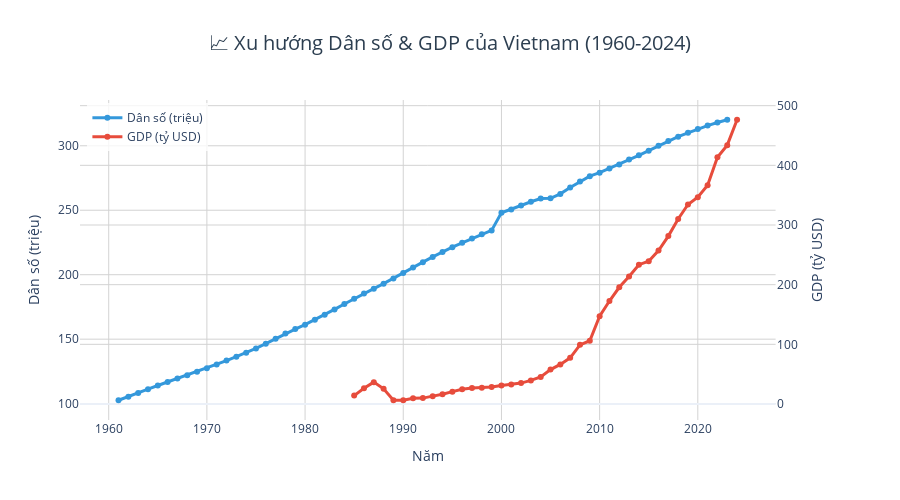

Notebook source saved alongside this figure:
### Markdown cell above
---

## 📈 A. LINE & AREA CHARTS - Xu hướng theo thời gian

### 🟢 A1. Line Chart - GDP & Population Trends

### Code cell
# Prepare data
if datasets['population'] is not None and datasets['economic'] is not None:
    # Helper to pick a sensible column from candidates or fallback to first numeric column
    def pick_column(df, candidates, exclude_year=True):
        cols = df.columns.tolist()
        for c in candidates:
            if c in cols:
                return c
        # fallback: first numeric column (excluding Year if requested)
        numeric = df.select_dtypes(include=['number']).columns.tolist()
        if exclude_year and 'Year' in numeric:
            numeric = [c for c in numeric if c != 'Year']
        return numeric[0] if len(numeric) > 0 else None

    # Population column candidates (common variants)
    pop_candidates = ['Total_Population_Millions', 'Population_Millions', 'Total_Pop_Millions', 'Population', 'Total_population', 'Total Population', 'Population_Total']
    pop_col = pick_column(datasets['population'], pop_candidates)
    if pop_col is None:
        raise KeyError(f'No suitable population column found. Available: {list(datasets[population].columns)}')
    pop_data = datasets['population'][['Year', pop_col]].dropna().copy()
    # Normalize/populate a consistent column name for downstream code
    pop_data = pop_data.rename(columns={pop_col: 'Total_Population_Millions'})
    # If values are large (e.g., raw people), convert to millions
    if pop_data['Total_Population_Millions'].abs().max() > 100000:
        pop_data['Total_Population_Millions'] = pop_data['Total_Population_Millions'] / 1e6
        print('  • Converted population values to millions (divided by 1e6).')

    # GDP column candidates
    gdp_candidates = ['GDP_Billion_USD', 'GDP_Billion', 'GDP_USD_Billion', 'GDP_USD', 'GDP']
    gdp_col = pick_column(datasets['economic'], gdp_candidates)
    if gdp_col is None:
        raise KeyError(f'No suitable GDP column found. Available: {list(datasets[economic].columns)}')
    gdp_data = datasets['economic'][['Year', gdp_col]].dropna().copy()
    gdp_data = gdp_data.rename(columns={gdp_col: 'GDP_Billion_USD'})
    # If GDP values look like raw USD (very large), convert to billions
    if gdp_data['GDP_Billion_USD'].abs().max() > 1e6:
        gdp_data['GDP_Billion_USD'] = gdp_data['GDP_Billion_USD'] / 1e9
        print('  • Converted GDP values to billions USD (divided by 1e9).')

    # Create figure with secondary y-axis
    fig = make_subplots(specs=[[{"secondary_y": True}]])
    
    # Add Population line
    fig.add_trace(
        go.Scatter(x=pop_data['Year'], y=pop_data['Total_Population_Millions'],
                   name="Dân số (triệu)",
                   line=dict(color='#3498db', width=3),
                   mode='lines+markers'),
        secondary_y=False
    )
    
    # Add GDP line
    fig.add_trace(
        go.Scatter(x=gdp_data['Year'], y=gdp_data['GDP_Billion_USD'],
                   name="GDP (tỷ USD)",
                   line=dict(color='#e74c3c', width=3),
                   mode='lines+markers'),
        secondary_y=True
    )
    
    # Update layout
    fig.update_xaxes(title_text="Năm", gridcolor='lightgray')
    fig.update_yaxes(title_text="Dân số (triệu)", secondary_y=False, gridcolor='lightgray')
    fig.update_yaxes(title_text="GDP (tỷ USD)", secondary_y=True, gridcolor='lightgray')
    
    fig.update_layout(
        title={
            'text': "📈 Xu hướng Dân số & GDP của Vietnam (1960-2024)",
            'x': 0.5,
            'xanchor': 'center',
            'font': {'size': 20, 'color': '#2c3e50'}
        },
        hovermode='x unified',
        template='plotly_white',
        height=500,
        showlegend=True,
        legend=dict(x=0.01, y=0.99, bgcolor='rgba(255,255,255,0.8)')
    )
    
    fig.show()
    
    print(f"📊 Population range: {pop_data['Total_Population_Millions'].min():.1f}M → {pop_data['Total_Population_Millions'].max():.1f}M")
    print(f"💰 GDP range: ${gdp_data['GDP_Billion_USD'].min():.1f}B → ${gdp_data['GDP_Billion_USD'].max():.1f}B")

### Figure 1 — Plotly figure (JSON) as saved in the notebook; plotly's stock layout.template omitted (floating-point values rounded to 4 significant figures)
{"data": [{"line": {"color": "#3498db", "width": 3}, "mode": "lines+markers", "name": "Dân số (triệu)", "type": "scatter", "x": [1961, 1962, 1963, 1964, 1965, 1966, 1967, 1968, 1969, 1970, 1971, 1972, 1973, 1974, 1975, 1976, 1977, 1978, 1979, 1980, 1981, 1982, 1983, 1984, 1985, 1986, 1987, 1988, 1989, 1990, 1991, 1992, 1993, 1994, 1995, 1996, 1997, 1998, 1999, 2000, 2001, 2002, 2003, 2004, 2005, 2006, 2007, 2008, 2009, 2010, 2011, 2012, 2013, 2014, 2015, 2016, 2017, 2018, 2019, 2020, 2021, 2022, 2023], "xaxis": "x", "y": [102.6, 105.3, 108.3, 111.2, 114.1, 116.8, 119.5, 122.1, 124.7, 127.4, 130.4, 133.4, 136.4, 139.5, 142.8, 146.5, 150.4, 154.4, 157.8, 161.3, 165.1, 169.0, 173.1, 177.3, 181.5, 185.4, 189.2, 193.1, 197.1, 201.2, 205.5, 209.7, 213.8, 217.7, 221.4, 224.8, 228.0, 231.3, 234.4, 248.0, 250.6, 253.7, 256.6, 259.1, 259.2, 262.7, 267.6, 272.3, 276.4, 279.1, 282.4, 285.6, 289.4, 292.6, 296.2, 299.9, 303.7, 307.0, 310.0, 312.9, 315.7, 318.0, 320.2], "yaxis": "y"}, {"line": {"color": "#e74c3c", "width": 3}, "mode": "lines+markers", "name": "GDP (tỷ USD)", "type": "scatter", "x": [1985, 1986, 1987, 1988, 1989, 1990, 1991, 1992, 1993, 1994, 1995, 1996, 1997, 1998, 1999, 2000, 2001, 2002, 2003, 2004, 2005, 2006, 2007, 2008, 2009, 2010, 2011, 2012, 2013, 2014, 2015, 2016, 2017, 2018, 2019, 2020, 2021, 2022, 2023, 2024], "xaxis": "x", "y": [14.1, 26.34, 36.66, 25.42, 6.293, 6.472, 9.613, 9.867, 13.18, 16.29, 20.74, 24.66, 26.84, 27.21, 28.68, 31.17, 32.69, 35.06, 39.55, 45.43, 57.63, 66.37, 77.41, 99.13, 106.0, 147.2, 172.6, 195.6, 213.7, 233.5, 239.3, 257.1, 281.4, 310.1, 334.4, 346.6, 366.5, 413.4, 433.9, 476.4], "yaxis": "y2"}], "layout": {"height": 500, "hovermode": "x unified", "legend": {"bgcolor": "rgba(255,255,255,0.8)", "x": 0.01, "y": 0.99}, "showlegend": true, "title": {"font": {"color": "#2c3e50", "size": 20}, "text": "📈 Xu hướng Dân số & GDP của Vietnam (1960-2024)", "x": 0.5, "xanchor": "center"}, "xaxis": {"anchor": "y", "domain": [0, 0.94], "gridcolor": "lightgray", "title": {"text": "Năm"}}, "yaxis": {"anchor": "x", "domain": [0, 1], "gridcolor": "lightgray", "title": {"text": "Dân số (triệu)"}}, "yaxis2": {"anchor": "x", "gridcolor": "lightgray", "overlaying": "y", "side": "right", "title": {"text": "GDP (tỷ USD)"}}}}
